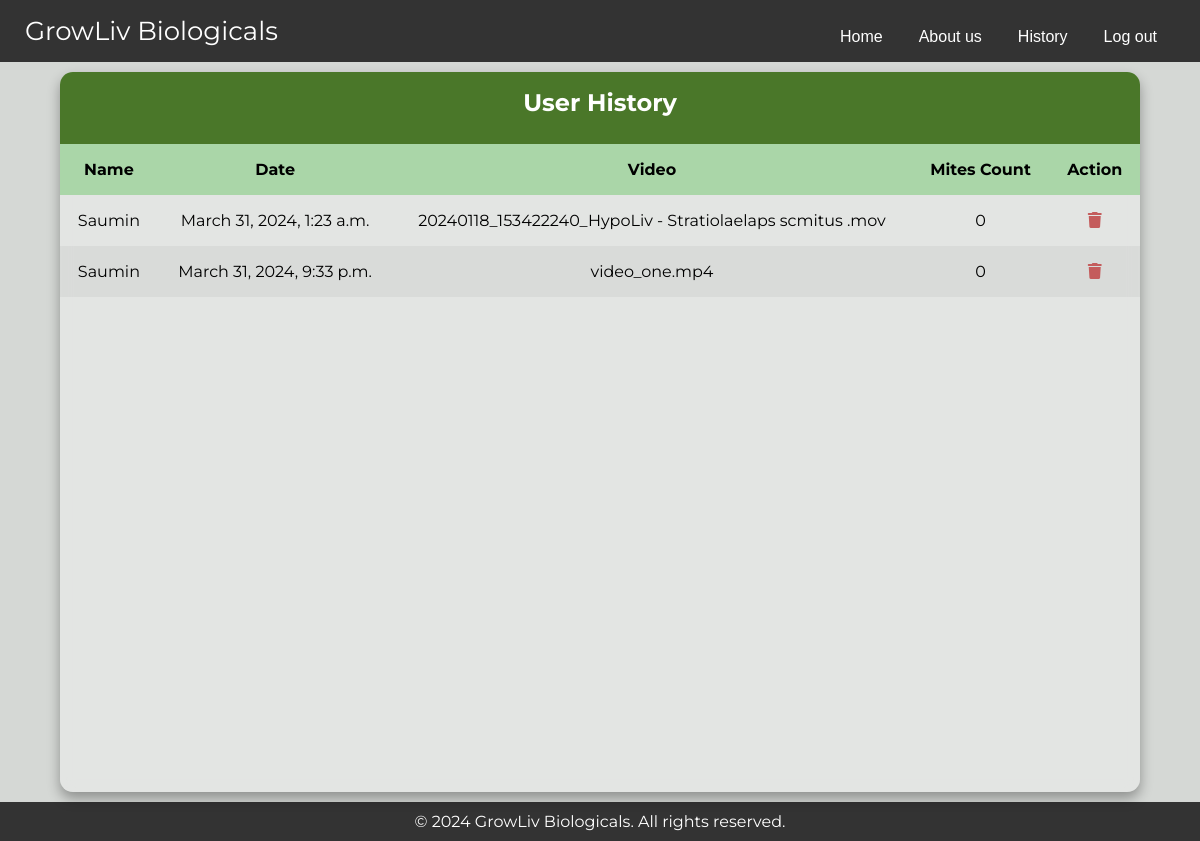
The app's page /profile/ (signed in) with its own data.
### myapp/models.py (models this page shows, shortened)
class UploadHistory(models.Model):
    user = models.ForeignKey(User, on_delete=models.CASCADE)
    video_name = models.CharField(max_length=100)
    upload_date = models.DateTimeField(auto_now_add=True)
    mites_count = models.IntegerField()

### myapp/views.py (the view)
# urls.py: path('profile/', views.profile_page, name='profile_page'),
def profile_page(request):
    if request.user.is_superuser:
        all_users_history = UploadHistory.objects.all().select_related('user').order_by('-upload_date')
        context = {
            'all_users_history': all_users_history,
        }
    else:
        upload_history = UploadHistory.objects.filter(user=request.user)
        username = request.user.username
        context={
            'upload_history': upload_history,
            'username': username,
            }
    if request.user.is_superuser:
        for history_entry in all_users_history:
            history_entry.user_name = history_entry.user.username
    return render(request, 'profile.html', context)

### templates/profile.html (shortened to what this page needs)
<!DOCTYPE html>
<html lang="en">
    {%load static%}
    {% load tz %}
<head>
    <link rel="stylesheet" type="text/css" href="{% static 'css/profile.css' %}">
    <link rel="stylesheet" href="https://cdnjs.cloudflare.com/ajax/libs/font-awesome/6.5.1/css/all.min.css" />
</head>
<body>
    {% include 'navbar.html' %}
    {% block content %}
    <div class="container">
        <main class="table">
            <section class="table_header">
                <h1> User History</h1>
            </section>
            <section class="table_body">
                {% if all_users_history %}
                <table>
                    <thead>
                        <tr>
                            <th>Name</th>
                            <th>Date</th>
                            <th>Video</th>
                            <th>Mites Count</th>
                            <th>Action</th>
                        </tr>
                    </thead>
                    <tbody>
                        {% for item in all_users_history %}
                            <tr>
                                <td>{{ item.user_name }}</td>
                                <td>{{ item.upload_date | localtime | date:"F j, Y H:i:s" }}</td>
                                <td>{{ item.video_name }}</td>
                                <td>{{ item.mites_count }}</td>
                                <td>
                                <form id="delete-form-{{item.id}}" action="{% url 'delete_entry' item.id %}" method="post" style="display: inline;">
                                    {% csrf_token %}
                                    <button type="submit" onclick="confirmdelete('{{item.id}}')"style="border: none; background: none; cursor: pointer;">
                                        <i class="fa-solid fa-trash" style="color: rgb(196, 92, 92);"></i>
                                    </button>
                                </form>
                            </td>
                            </tr>
                        {% endfor %}
                    </tbody>
                </table>
                {% elif upload_history %}
                <table>
                    <thead>
                        <tr>
                            <th>Name</th>
                            <th>Date</th>
                            <th>Video</th>
                            <th>Mites Count</th>
                            <th>Action</th>
                        </tr>
                    </thead>
                    <tbody>
                        {% for item in upload_history %}
                        <tr>
                            <td>{{ username }}</td>
                            <td>{{ item.upload_date }}</td>
                            <td>{{ item.video_name }}</td>
                            <td>{{ item.mites_count }}</td>
                            <td>
                                <a href="{% url 'delete_entry' item.id %}">
                                    <i class="fa-solid fa-trash" style="color:rgb(196, 92, 92);"></i>
                                </a>
                            </td>
                        </tr>
                        {% endfor %}
                    </tbody>
                </table>
                {% else %}
                        <p>No upload history available.</p>
                    {% endif %}
            </section>
        </main>
    </div>
    {% endblock %}
    {% include 'footer.html' %}
</body>
</html>

### static/css/profile.css (style rules this page uses)
* { margin: 0; padding: 0; box-sizing: border-box; font-family: 'Montserrat', sans-serif; }
body { min-height: 100vh; display: flex; flex-direction: column; justify-content: center; background-color: #d5d8d5; }
.container { display: flex; justify-content: center; align-items: center; height: 100%; margin-top: 10px; margin-bottom: 10px; }
table { width: 100%; align-self: center; }
main.table { width: 90vw; height: 90vh; background-color: #fff5; backdrop-filter: blur(7px); box-shadow: 0 0.4rem 0.8rem #0005; border-radius: 0.8rem; overflow: hidden; }
.table_header { width: 100%; height: 10%; background-color: #4a7729; padding: 1rem 1rem; justify-content: center; align-items: center; }
.table_header h1 { color: #fff; text-align: center; }
table, th, td { border-collapse: collapse; padding: 1rem; text-align: center; }
thead th { position: sticky; top: 0; left: 0; background-color: #aad6a8; }
tbody tr:nth-child(even) { background-color: #0000000b; }

### static/css/navbar.css (style rules this page uses)
* { margin: 0; padding: 0; box-sizing: border-box; font-family: 'Montserrat', sans-serif; }

### static/css/footer.css (style rules this page uses)
* { margin: 0; padding: 0; box-sizing: border-box; font-family: 'Montserrat', sans-serif; }

### records on screen
UploadHistory: upload_date "March 31, 2024, 1:23 a.m.", video_name "20240118_153422240_HypoLiv - Stratiolaelaps scmitus .mov", mites_count "0"
UploadHistory: upload_date "March 31, 2024, 9:33 p.m.", video_name "video_one.mp4", mites_count "0"

### other values on screen
{{ username }} "Saumin"
